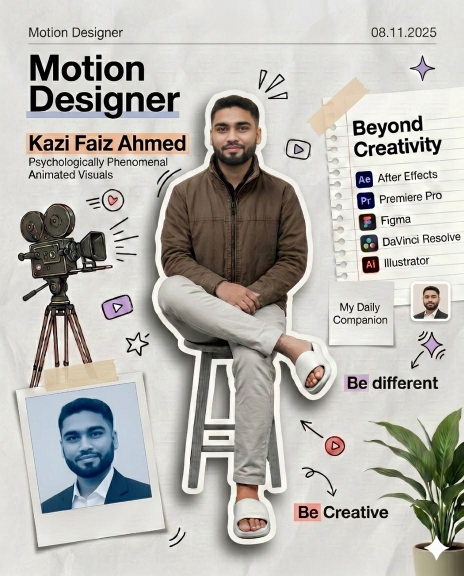
#> input picture raw/hilton/between/refs-concurso-s3/REF2.jpg, 928 x 1152 px, given in place of c1-portada-papel.jpg, which was not available (shown at 1/2 size)
$ python between-concurso-s3-medir.py
#> lines starting #> are read from the running program, lines starting #| are printed output that depends on the picture; after the words box and inside, x2 and y2 are one past the last pixel; in counts of white or black regions, pixels touching at a corner belong together; pictures that were not available may be replaced by others from this repository, and a replacement may not be noted
#!/usr/bin/env python3
# -*- coding: utf-8 -*-
"""Las mediciones del CARRUSEL CONCURSO de Between, en un solo aparato.

Existe porque los comentarios de la pieza y el manual citan estos números —el
hueco limpio de la foto, la holgura contra el recorte, los contrastes, el ángulo
de la caja de la REF 1 y el de los garabatos rojos de Eli— y un número citado que
no se puede volver a correr es un número que nadie puede discutir.

    python scripts/between-concurso-s3-medir.py papel      # hueco limpio de la portada
    python scripts/between-concurso-s3-medir.py holgura    # dónde entra el recorte bajo la CTA
    python scripts/between-concurso-s3-medir.py contraste   # tinta contra el FONDO
    python scripts/between-concurso-s3-medir.py angulo-ref # la caja plana de la REF 1
    python scripts/between-concurso-s3-medir.py rojo <pantallazo.png>
"""
import sys
from pathlib import Path

import numpy as np
from PIL import Image
from scipy import ndimage

try:
    sys.stdout.reconfigure(encoding="utf-8", errors="replace")
except Exception:
    pass

RAIZ = Path(__file__).resolve().parent.parent
PORTADA = RAIZ / "public/assets/hilton/between/concurso-s3/c1-portada-papel.jpg"
REF1 = RAIZ / "raw/hilton/between/refs-concurso-s3/REF1.jpg"

CAFE, BEIGE, PAPEL = "#675b49", "#fff9eb", "#dfc9bb"


# ── la foto: qué parte es papel limpio ──────────────────────────────────────
def _mascara_no_papel(escala=(1080, 1350)):
    """True donde la foto YA NO es papel liso: el recorte, su halo y su sombra."""
#> called with escala = (1080, 1350)
    a = np.asarray(Image.open(PORTADA).convert("RGB").resize(escala, Image.LANCZOS)).astype(float)
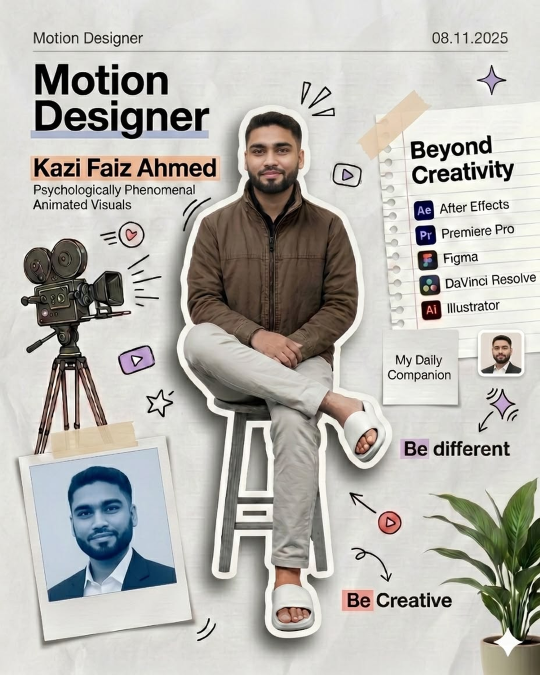
#> a: shape (1350, 1080, 3) float64 (shown at 1/2 size); mean R, G, B 185, 183.2, 177.9
    papel = np.median(a[:200].reshape(-1, 3), axis=0)
#> papel = [223, 224, 219]
    d = np.sqrt(((a - papel) ** 2).sum(axis=2))
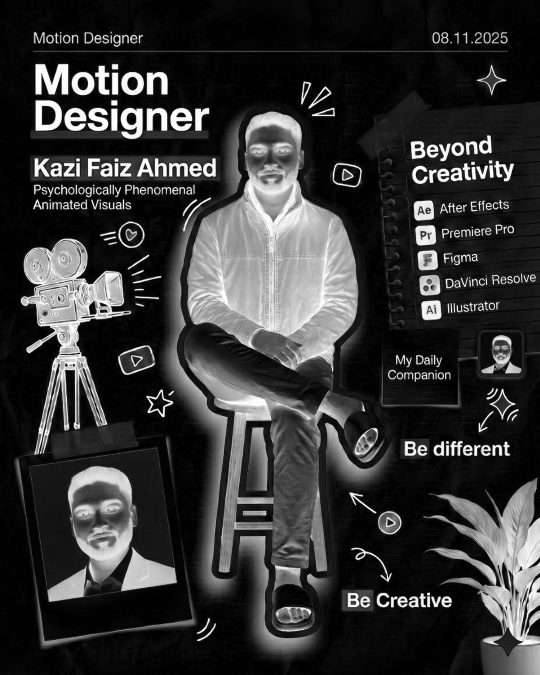
#> d: shape (1350, 1080) float64 (shown at 1/2 size); min 0, max 384.5, mean 80.2; drawn with min black and max white
    g = np.pad(np.abs(np.diff(a.mean(axis=2), axis=1)), ((0, 0), (0, 1)))
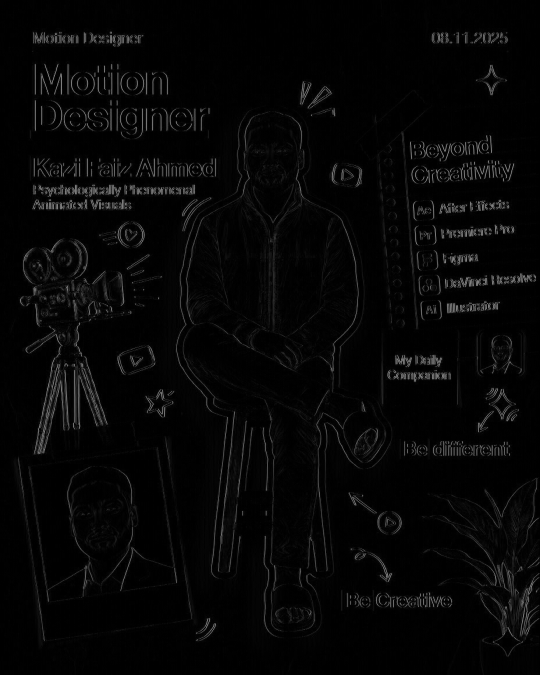
#> g: shape (1350, 1080) float64 (shown at 1/2 size); min 0, max 190, mean 6.2
    # ⚠️ Los umbrales son flojos a propósito: el halo del sticker es casi del
    # tono del papel y con umbrales duros no aparece — que es justo el borde
    # contra el que no puede apoyarse un texto.
    return ndimage.binary_opening((d > 12) | (g > 3.5), structure=np.ones((3, 3)))
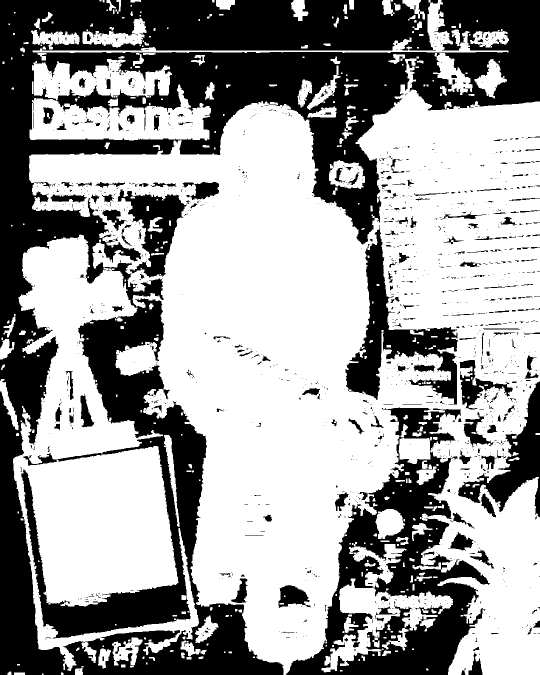
#> returned value: shape (1350, 1080) bool (shown at 1/2 size); 61.9% white; 1345 black regions (1130 under 20 px), largest, box (x1, y1, x2, y2) and area: (0, 0, 1080, 1350) 401958, (572, 815, 980, 1350) 73288, (690, 450, 916, 809) 22592


def papel():
    m = _mascara_no_papel()
    print("hasta qué x llega el papel limpio, por franjas de 25 px:")
    for y0 in range(500, 1000, 25):
        col = m[y0:y0 + 25].mean(axis=0)
        libre = next((x for x in range(84, 1080) if col[x] > 0.35), 1080)
        print(f"  y {y0:4d}-{y0 + 24:4d}   x ≤ {libre}")
#> this loop made 20 passes
#> libre on passes 1 to 12: 84, 84, 84, 84, 84, 84, 90, 84, 104, 97, 92, 88
#|   y  500- 524   x ≤ 84
#|   y  525- 549   x ≤ 84
#|   y  550- 574   x ≤ 84
#|   y  575- 599   x ≤ 84
#|   y  600- 624   x ≤ 84
#|   y  625- 649   x ≤ 84
#|   y  650- 674   x ≤ 90
#|   y  675- 699   x ≤ 84
#> (further printed lines are left out)


# [10 lines left out: function holgura, not called in this run]


# ── contrastes ──────────────────────────────────────────────────────────────
def _rel(c):
    c = np.where(c <= 0.04045, c / 12.92, ((c + 0.055) / 1.055) ** 2.4)
    return 0.2126 * c[..., 0] + 0.7152 * c[..., 1] + 0.0722 * c[..., 2]


def _lum(h):
    return float(_rel(np.array([int(h[i:i + 2], 16) / 255 for i in (1, 3, 5)]).reshape(1, 1, 3))[0, 0])


def _ratio(a, b):
    return (max(a, b) + 0.05) / (min(a, b) + 0.05)


# [64 lines left out: functions contraste, angulo_ref, rojo, not called in this run]


if __name__ == "__main__":
    orden = sys.argv[1] if len(sys.argv) > 1 else "papel"
    arg = sys.argv[2] if len(sys.argv) > 2 else None
    {"papel": papel, "holgura": holgura, "contraste": contraste,
     "angulo-ref": angulo_ref, "rojo": rojo}[orden](*( [arg] if arg else [] ))
